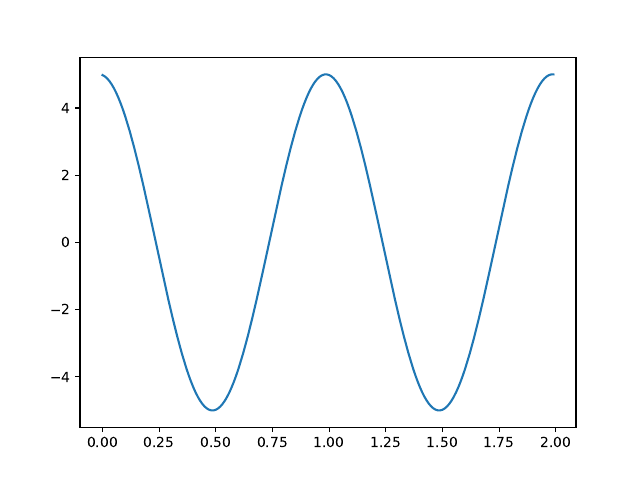

Generate this figure with Python:
#!/usr/bin/env python3

import matplotlib.pyplot as plt
import numpy as np

w0=2*np.pi
v0=0
dt=0.01
X=[5, 5]
for t in np.arange(0,2, dt):
    X.append(((1-(w0**2*dt**2)/4)/(1+(w0**2*dt**2)/4))*(2*X[-1]) - X[-2])

plt.plot(np.arange(0,2,dt), X[2:])
plt.savefig("hw6.pdf")
# plt.show()
